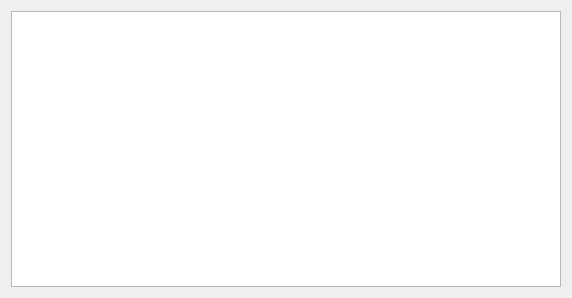
<?xml version="1.0" encoding="UTF-8"?>
<ui version="4.0">
 <class>Widget</class>
 <widget class="QWidget" name="Widget">
  <property name="geometry">
   <rect>
    <x>0</x>
    <y>0</y>
    <width>572</width>
    <height>298</height>
   </rect>
  </property>
  <property name="windowTitle">
   <string>Form</string>
  </property>
  <layout class="QVBoxLayout" name="verticalLayout">
   <item>
    <widget class="QListView" name="listView"/>
   </item>
  </layout>
 </widget>
 <resources/>
 <connections/>
</ui>
